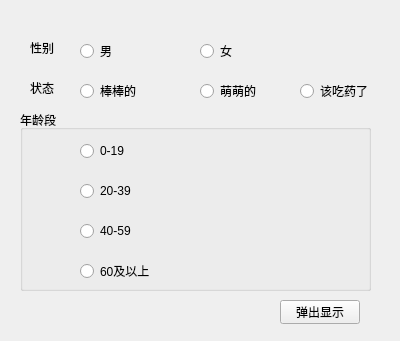
<?xml version="1.0" encoding="UTF-8"?>
<ui version="4.0">
 <class>Widget</class>
 <widget class="QWidget" name="Widget">
  <property name="geometry">
   <rect>
    <x>0</x>
    <y>0</y>
    <width>400</width>
    <height>341</height>
   </rect>
  </property>
  <property name="windowTitle">
   <string>Widget</string>
  </property>
  <widget class="QLabel" name="label_sex">
   <property name="geometry">
    <rect>
     <x>30</x>
     <y>40</y>
     <width>50</width>
     <height>16</height>
    </rect>
   </property>
   <property name="text">
    <string>性别</string>
   </property>
  </widget>
  <widget class="QLabel" name="label_status">
   <property name="geometry">
    <rect>
     <x>30</x>
     <y>80</y>
     <width>50</width>
     <height>16</height>
    </rect>
   </property>
   <property name="text">
    <string>状态</string>
   </property>
  </widget>
  <widget class="QRadioButton" name="radioButtonMan">
   <property name="geometry">
    <rect>
     <x>80</x>
     <y>40</y>
     <width>90</width>
     <height>22</height>
    </rect>
   </property>
   <property name="text">
    <string>男</string>
   </property>
  </widget>
  <widget class="QRadioButton" name="radioButtonWoman">
   <property name="geometry">
    <rect>
     <x>200</x>
     <y>40</y>
     <width>90</width>
     <height>22</height>
    </rect>
   </property>
   <property name="text">
    <string>女</string>
   </property>
  </widget>
  <widget class="QRadioButton" name="radioButtonBang">
   <property name="geometry">
    <rect>
     <x>80</x>
     <y>80</y>
     <width>90</width>
     <height>22</height>
    </rect>
   </property>
   <property name="text">
    <string>棒棒的</string>
   </property>
  </widget>
  <widget class="QRadioButton" name="radioButtonMeng">
   <property name="geometry">
    <rect>
     <x>200</x>
     <y>80</y>
     <width>90</width>
     <height>22</height>
    </rect>
   </property>
   <property name="text">
    <string>萌萌的</string>
   </property>
  </widget>
  <widget class="QRadioButton" name="radioButtonYao">
   <property name="geometry">
    <rect>
     <x>300</x>
     <y>80</y>
     <width>90</width>
     <height>22</height>
    </rect>
   </property>
   <property name="text">
    <string>该吃药了</string>
   </property>
  </widget>
  <widget class="QGroupBox" name="groupBox">
   <property name="geometry">
    <rect>
     <x>20</x>
     <y>110</y>
     <width>351</width>
     <height>181</height>
    </rect>
   </property>
   <property name="title">
    <string>年龄段</string>
   </property>
   <widget class="QRadioButton" name="radioButton0to19">
    <property name="geometry">
     <rect>
      <x>60</x>
      <y>30</y>
      <width>90</width>
      <height>22</height>
     </rect>
    </property>
    <property name="text">
     <string>0-19</string>
    </property>
   </widget>
   <widget class="QRadioButton" name="radioButton20to39">
    <property name="geometry">
     <rect>
      <x>60</x>
      <y>70</y>
      <width>90</width>
      <height>22</height>
     </rect>
    </property>
    <property name="text">
     <string>20-39</string>
    </property>
   </widget>
   <widget class="QRadioButton" name="radioButton40to59">
    <property name="geometry">
     <rect>
      <x>60</x>
      <y>110</y>
      <width>90</width>
      <height>22</height>
     </rect>
    </property>
    <property name="text">
     <string>40-59</string>
    </property>
   </widget>
   <widget class="QRadioButton" name="radioButton60to">
    <property name="geometry">
     <rect>
      <x>60</x>
      <y>150</y>
      <width>90</width>
      <height>22</height>
     </rect>
    </property>
    <property name="text">
     <string>60及以上</string>
    </property>
   </widget>
  </widget>
  <widget class="QPushButton" name="pushButton">
   <property name="geometry">
    <rect>
     <x>280</x>
     <y>300</y>
     <width>80</width>
     <height>24</height>
    </rect>
   </property>
   <property name="text">
    <string>弹出显示</string>
   </property>
  </widget>
 </widget>
 <layoutdefault spacing="6" margin="11"/>
 <resources/>
 <connections/>
</ui>
